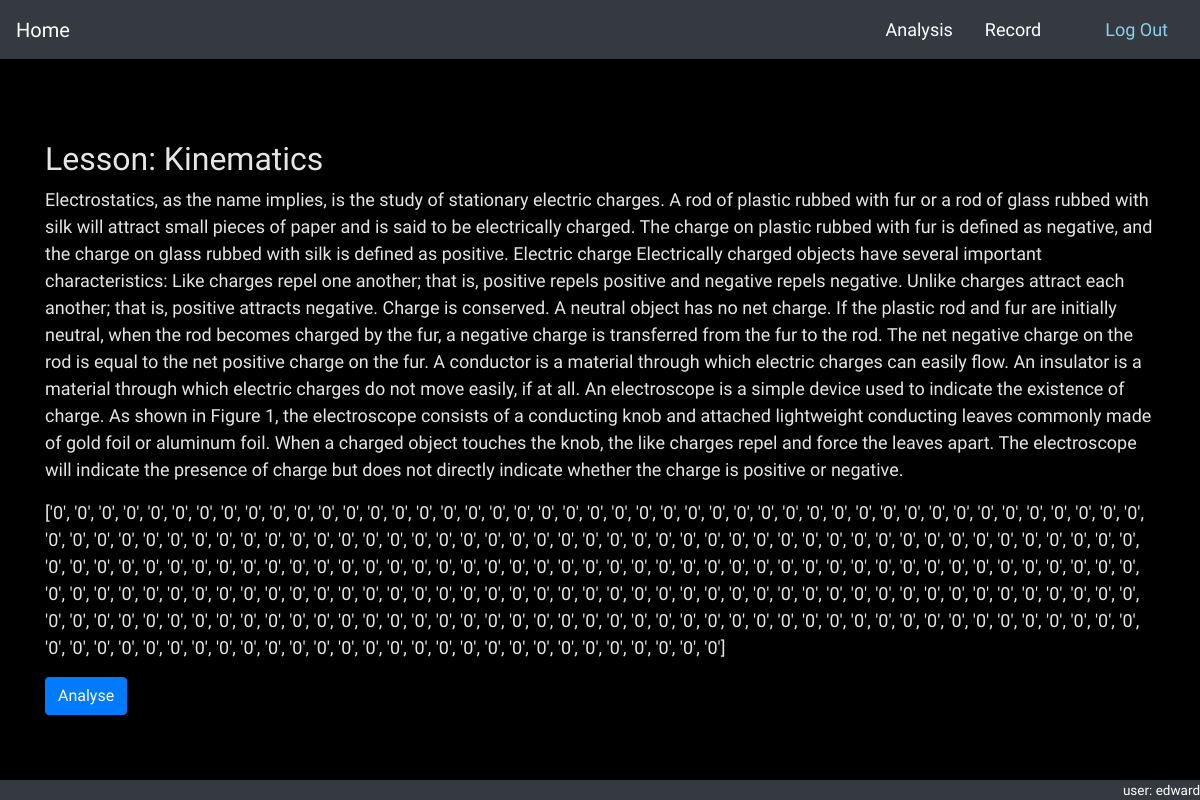
Page /lessons/script/6 (signed in) on the committed database.
### lessons/models.py (models this page shows, shortened)
class Script(models.Model):
    topic = models.ForeignKey(Topic, on_delete=models.CASCADE, null=True)
    text = models.TextField()
    _flags = models.TextField(blank=True)
    def __str__(self):
        return self.topic.name
    @property
    def flags(self):
        val = self._flags.strip('][').split(', ')
        return val

class Topic(models.Model):
    name = models.CharField(max_length=50)

class CustomUser(AbstractUser):
    pass

### lessons/views.py (the view)
# urls.py: path('script/<int:pk>', views.ScriptDetailView.as_view(), name='script_analysis'),
class ScriptDetailView(LoginRequiredMixin, generic.DetailView):
    model = Script
    template_name = 'script_detail.html'
    def get_context_data(self, **kwargs):
        context = super().get_context_data(**kwargs)
        user = self.request.user if self.request.user.is_authenticated else None
        context['user'] = user
        return context

### lessons/templates/script_detail.html (shortened to what this page needs)
{% extends 'base_generic.html' %}
{% load static %}
{% block content %}
<br>
<br>
<br>
<div class="container">
    <h2>Lesson: {{ script }}</h2>
    <p> {{script.text}} </p>
    <p> {{ script.flags }}</p>
    <button class="btn btn-primary">Analyse</button>
</div>
{% endblock %}

### lessons/templates/base_generic.html (shortened to what this page needs)
<!DOCTYPE html>
{% load static %}
<html lang="en">
<head>
    <link rel="stylesheet" href="https://stackpath.bootstrapcdn.com/bootstrap/4.5.0/css/bootstrap.min.css">
    <link rel="stylesheet" href="{% static 'css/master.css' %}">
</head>
    <body data-spy="scroll" data-target="#navbar">
        <nav id="navbar" class="navbar sticky-top navbar-dark bg-dark">
            <a class="navbar-brand" href="{% url 'index' %}">Home</a>
            <ul class="nav nav-pills">
                <li class="nav-item active">
                    <a class="nav-link" style="color: white;" href="{% url 'transcript_list' %}">Analysis</a>
                </li>
                <li class="nav-item">
                    <a class="nav-link" style="color: white;" href="{% url 'record' %}">Record</a>
                </li>
                <li class="nav-item">
                    <a class="nav-link" style="color: white;" href=""></a>
                </li>
                <li>
                    <a class="nav-link" style="color: #89CFF0;" href="{% url 'logout' %}">Log Out</a>
                </li>
            </ul>
        </nav>
        {% block content %}
        {% endblock %}
        <div id="footer" style="
        position: fixed;
        bottom:0px;
        left: 0;
        right: 0;
        height: 1.5em;
        text-align: right;
        background-color: #343a40;
        color: white;
        font-size: 0.75em;">
        <p>user: {{user}}</p>
        </div>
    </body>
</html>

### lessons/templates/base_generic.html (style rules this page uses)
body { background-color: black; color: #E5E5E5; font-family: 'Abel', sans-serif; font-size: large; }

### rows in the picture
Script: topic.name "Kinematics", text "Electrostatics, as the name implies, is the study of stationary electric charges. A rod of plastic rubbed with fur or a rod of glass rubbed with silk will attract small pieces of paper and is said to be electrically charged. The charge on plastic rubbed with fur is defined as negative, and the charge on glass rubbed with silk is defined as positive. Electric charge Electrically charged objects have several important characteristics: Like charges repel one another; that is, positive repels positive and negative repels negative. Unlike charges attract each another; that is, positive attracts negative. Charge is conserved. A neutral object has no net charge. If the plastic rod and fur are…", flags "['0', '0', '0', '0', '0', '0', '0', '0', '0', '0', '0', '0', '0', '0', '0', '0', '0', '0', '0', '0', '0', '0', '0', '0', '0', '0', '0', '0', '0', '0', '0', '0', '0', '0', '0', '0', '0', '0', '0', '0', '0', '0', '0', '0', '0', '0', '0', '0', '0', '0', '0', '0', '0', '0', '0', '0', '0', '0', '0', '0', '0', '0', '0', '0', '0', '0', '0', '0', '0', '0', '0', '0', '0', '0', '0', '0', '0', '0', '0', '0', '0', '0', '0', '0', '0', '0', '0', '0', '0', '0', '0', '0', '0', '0', '0', '0', '0', '0', '0', '0', '0', '0', '0', '0', '0', '0', '0', '0', '0', '0', '0', '0', '0', '0', '0', '0', '0', '0', '0', '0', '0', '0', '0', '0', '0', '0', '0', '0', '0', '0', '0', '0', '0', '0', '0', '0', '0', '0', '0',…"
CustomUser: username "edward"
